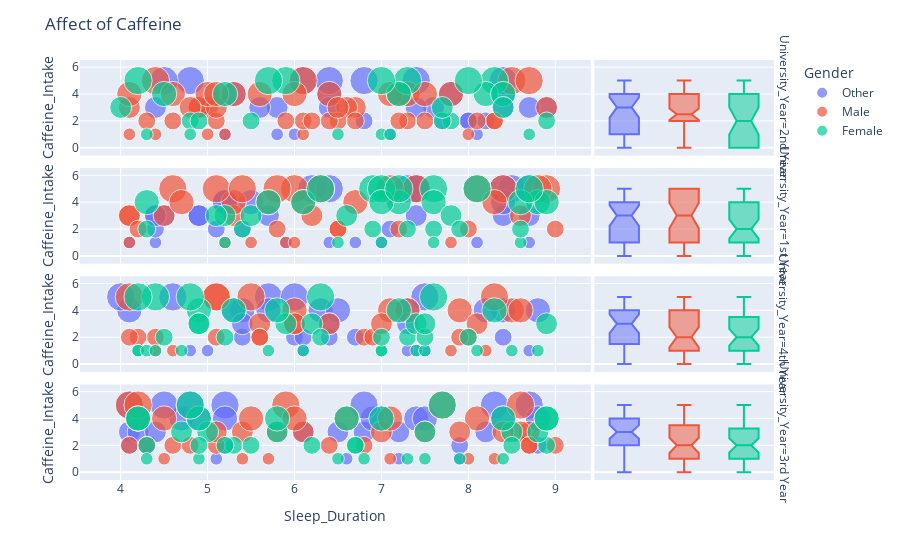

Write notebook code for a chart like this one.
### Markdown cell above
- **Male Students**:
  - The median study hours for males is 6.15 hours. This suggests that male students, on average, dedicate a significant amount of time to studying daily. Given their median sleep duration of 6.2 hours, the balance between study and sleep appears to be relatively even, though they might still fall short of the recommended sleep duration for optimal cognitive function.

- **Female Students**:
  - The median study hours for females is 5.3 hours. This indicates that female students, on average, spend slightly less time studying compared to their male counterparts. With a median sleep duration of 6.75 hours, it suggests that female students may prioritize sleep more than study time, potentially leading to better sleep quality and overall well-being.

### Conclusion:
The data shows that male students tend to spend more time studying than female students, which might be contributing to their shorter sleep duration. Female students, on the other hand, seem to have a better balance between sleep and study, with slightly less time dedicated to studying and more to sleep. This could potentially lead to better academic performance and mental health, as adequate sleep is known to improve cognitive functioning, memory retention, and stress management.

### Code cell
fig = px.scatter(
    dfc,
    y=dfc['Caffeine_Intake'],
    x=dfc['Sleep_Duration'],
    color=dfc['Gender'],
    size=dfc['Caffeine_Intake'],
    facet_row=dfc['University_Year'],
    marginal_y='box'
   
)

fig.update_layout(
    title='Affect of Caffeine',
    height=1000,
)
fig.show()

### Figure 1 — Plotly figure (JSON) as saved in the notebook; plotly's stock layout.template omitted (floating-point values rounded to 4 significant figures)
{"data": [{"hovertemplate": "Gender=Other<br>University_Year=2nd Year<br>Sleep_Duration=%{x}<br>Caffeine_Intake=%{marker.size}<extra></extra>", "legendgroup": "Other", "marker": {"color": "#636efa", "size": [2, 3, 1, 5, 0, 2, 1, 0, 5, 4, 3, 5, 1, 5, 4, 4, 3, 3, 4, 0, 0, 0, 5, 3, 2, 3, 2, 5, 3, 1, 0, 0, 1, 0, 5, 3, 2, 3, 0], "sizemode": "area", "sizeref": 0.0125, "symbol": "circle"}, "mode": "markers", "name": "Other", "orientation": "v", "showlegend": true, "type": "scatter", "x": [7.7, 5.8, 6, 4.8, 5.1, 8, 8.1, 8, 6.8, 5.3, 4.4, 7.4, 5.2, 4.5, 8.4, 6.4, 6.4, 5.6, 7.8, 4.6, 7.1, 7.5, 8.4, 7.6, 6.8, 8.4, 8.2, 6.1, 8.9, 5.8, 7.9, 7.9, 7.1, 7.1, 6.4, 7.4, 8, 8.7, 8.5], "xaxis": "x7", "y": [2, 3, 1, 5, 0, 2, 1, 0, 5, 4, 3, 5, 1, 5, 4, 4, 3, 3, 4, 0, 0, 0, 5, 3, 2, 3, 2, 5, 3, 1, 0, 0, 1, 0, 5, 3, 2, 3, 0], "yaxis": "y7"}, {"alignmentgroup": "True", "hovertemplate": "Gender=Other<br>University_Year=2nd Year<br>Caffeine_Intake=%{y}<extra></extra>", "legendgroup": "Other", "marker": {"color": "#636efa", "symbol": "circle"}, "name": "Other", "notched": true, "offsetgroup": "Other", "showlegend": false, "type": "box", "xaxis": "x8", "y": [2, 3, 1, 5, 0, 2, 1, 0, 5, 4, 3, 5, 1, 5, 4, 4, 3, 3, 4, 0, 0, 0, 5, 3, 2, 3, 2, 5, 3, 1, 0, 0, 1, 0, 5, 3, 2, 3, 0], "yaxis": "y8"}, {"hovertemplate": "Gender=Other<br>University_Year=1st Year<br>Sleep_Duration=%{x}<br>Caffeine_Intake=%{marker.size}<extra></extra>", "legendgroup": "Other", "marker": {"color": "#636efa", "size": [3, 3, 1, 5, 5, 4, 5, 2, 2, 3, 1, 1, 5, 3, 1, 5, 4, 0, 3, 5, 0, 1, 0, 4, 1, 2, 5, 3, 1, 5, 3, 3, 0, 2, 0, 3, 1, 4], "sizemode": "area", "sizeref": 0.0125, "symbol": "circle"}, "mode": "markers", "name": "Other", "orientation": "v", "showlegend": false, "type": "scatter", "x": [4.9, 4.9, 4.1, 7.4, 7.3, 5.5, 8.5, 7.1, 5.4, 8.4, 5.9, 6.4, 6.2, 4.4, 6.7, 6.4, 5.2, 8.9, 8.7, 8.7, 8.7, 7, 6.6, 8.4, 4.4, 5.1, 7.4, 5.7, 8.7, 8.4, 7.4, 4.5, 6.8, 4.4, 6.8, 4.4, 8.1, 5.2], "xaxis": "x5", "y": [3, 3, 1, 5, 5, 4, 5, 2, 2, 3, 1, 1, 5, 3, 1, 5, 4, 0, 3, 5, 0, 1, 0, 4, 1, 2, 5, 3, 1, 5, 3, 3, 0, 2, 0, 3, 1, 4], "yaxis": "y5"}, {"alignmentgroup": "True", "hovertemplate": "Gender=Other<br>University_Year=1st Year<br>Caffeine_Intake=%{y}<extra></extra>", "legendgroup": "Other", "marker": {"color": "#636efa", "symbol": "circle"}, "name": "Other", "notched": true, "offsetgroup": "Other", "showlegend": false, "type": "box", "xaxis": "x6", "y": [3, 3, 1, 5, 5, 4, 5, 2, 2, 3, 1, 1, 5, 3, 1, 5, 4, 0, 3, 5, 0, 1, 0, 4, 1, 2, 5, 3, 1, 5, 3, 3, 0, 2, 0, 3, 1, 4], "yaxis": "y6"}, {"hovertemplate": "Gender=Other<br>University_Year=4th Year<br>Sleep_Duration=%{x}<br>Caffeine_Intake=%{marker.size}<extra></extra>", "legendgroup": "Other", "marker": {"color": "#636efa", "size": [4, 1, 2, 4, 5, 1, 1, 2, 4, 4, 1, 5, 4, 2, 4, 2, 2, 1, 4, 4, 4, 4, 5, 3, 3, 1, 5, 1, 5, 3, 0, 2], "sizemode": "area", "sizeref": 0.0125, "symbol": "circle"}, "mode": "markers", "name": "Other", "orientation": "v", "showlegend": false, "type": "scatter", "x": [6.3, 5, 6.4, 4.1, 5.7, 8.7, 6.1, 5.4, 6.5, 5.4, 7.5, 7.5, 5.7, 8.4, 8.4, 6, 6.1, 7.4, 8.8, 5.3, 7.3, 8.2, 4, 5.4, 7.3, 4.8, 6, 7.3, 4.6, 6.4, 5, 6.7], "xaxis": "x3", "y": [4, 1, 2, 4, 5, 1, 1, 2, 4, 4, 1, 5, 4, 2, 4, 2, 2, 1, 4, 4, 4, 4, 5, 3, 3, 1, 5, 1, 5, 3, 0, 2], "yaxis": "y3"}, {"alignmentgroup": "True", "hovertemplate": "Gender=Other<br>University_Year=4th Year<br>Caffeine_Intake=%{y}<extra></extra>", "legendgroup": "Other", "marker": {"color": "#636efa", "symbol": "circle"}, "name": "Other", "notched": true, "offsetgroup": "Other", "showlegend": false, "type": "box", "xaxis": "x4", "y": [4, 1, 2, 4, 5, 1, 1, 2, 4, 4, 1, 5, 4, 2, 4, 2, 2, 1, 4, 4, 4, 4, 5, 3, 3, 1, 5, 1, 5, 3, 0, 2], "yaxis": "y4"}, {"hovertemplate": "Gender=Other<br>University_Year=3rd Year<br>Sleep_Duration=%{x}<br>Caffeine_Intake=%{marker.size}<extra></extra>", "legendgroup": "Other", "marker": {"color": "#636efa", "size": [3, 2, 3, 0, 3, 1, 1, 2, 3, 0, 3, 5, 4, 4, 5, 0, 4, 0, 3, 2, 4, 4, 5, 5, 1, 2, 5, 3, 5, 4, 4, 5, 1, 0, 4, 4, 2, 3, 4], "sizemode": "area", "sizeref": 0.0125, "symbol": "circle"}, "mode": "markers", "name": "Other", "orientation": "v", "showlegend": false, "type": "scatter", "x": [4.1, 8.8, 6.1, 9, 6.5, 7.9, 6.6, 4.1, 6.8, 6.2, 8.2, 4.1, 4.7, 7, 5.2, 8.6, 5.2, 5.4, 4.2, 5.2, 4.9, 6.9, 6.8, 8.3, 7.2, 7.9, 4.5, 7.2, 8.7, 8.8, 7.4, 4.8, 5.1, 5.3, 7.5, 4.2, 4.3, 4.4, 8.4], "xaxis": "x", "y": [3, 2, 3, 0, 3, 1, 1, 2, 3, 0, 3, 5, 4, 4, 5, 0, 4, 0, 3, 2, 4, 4, 5, 5, 1, 2, 5, 3, 5, 4, 4, 5, 1, 0, 4, 4, 2, 3, 4], "yaxis": "y"}, {"alignmentgroup": "True", "hovertemplate": "Gender=Other<br>University_Year=3rd Year<br>Caffeine_Intake=%{y}<extra></extra>", "legendgroup": "Other", "marker": {"color": "#636efa", "symbol": "circle"}, "name": "Other", "notched": true, "offsetgroup": "Other", "showlegend": false, "type": "box", "xaxis": "x2", "y": [3, 2, 3, 0, 3, 1, 1, 2, 3, 0, 3, 5, 4, 4, 5, 0, 4, 0, 3, 2, 4, 4, 5, 5, 1, 2, 5, 3, 5, 4, 4, 5, 1, 0, 4, 4, 2, 3, 4], "yaxis": "y2"}, {"hovertemplate": "Gender=Male<br>University_Year=2nd Year<br>Sleep_Duration=%{x}<br>Caffeine_Intake=%{marker.size}<extra></extra>", "legendgroup": "Male", "marker": {"color": "#EF553B", "size": [1, 1, 2, 4, 5, 3, 0, 3, 3, 1, 2, 3, 0, 3, 2, 2, 1, 2, 2, 4, 3, 5, 5, 2, 2, 3, 5, 2, 0, 2, 2, 2, 4, 0, 2, 4, 4, 0, 0, 4, 4, 4, 2, 4, 1, 4, 4, 3, 1, 4, 3, 2, 4, 3], "sizemode": "area", "sizeref": 0.0125, "symbol": "circle"}, "mode": "markers", "name": "Male", "orientation": "v", "showlegend": true, "type": "scatter", "x": [6.1, 5, 8.3, 7.3, 8.5, 5, 4.7, 4.1, 6.7, 4.1, 7.3, 4.9, 8, 4.9, 5.1, 8.3, 5.2, 4.6, 7.5, 7.1, 6.6, 8.7, 6.1, 6.1, 5.9, 5.1, 4.4, 4.3, 9, 6.7, 6.5, 6.4, 7.5, 7.1, 8.1, 5.3, 7.2, 6.7, 7.8, 4.1, 5.6, 6.4, 6.2, 7.8, 8, 4.6, 5, 6.5, 4.4, 6, 4.8, 7.2, 5.1, 8.9], "xaxis": "x7", "y": [1, 1, 2, 4, 5, 3, 0, 3, 3, 1, 2, 3, 0, 3, 2, 2, 1, 2, 2, 4, 3, 5, 5, 2, 2, 3, 5, 2, 0, 2, 2, 2, 4, 0, 2, 4, 4, 0, 0, 4, 4, 4, 2, 4, 1, 4, 4, 3, 1, 4, 3, 2, 4, 3], "yaxis": "y7"}, {"alignmentgroup": "True", "hovertemplate": "Gender=Male<br>University_Year=2nd Year<br>Caffeine_Intake=%{y}<extra></extra>", "legendgroup": "Male", "marker": {"color": "#EF553B", "symbol": "circle"}, "name": "Male", "notched": true, "offsetgroup": "Male", "showlegend": false, "type": "box", "xaxis": "x8", "y": [1, 1, 2, 4, 5, 3, 0, 3, 3, 1, 2, 3, 0, 3, 2, 2, 1, 2, 2, 4, 3, 5, 5, 2, 2, 3, 5, 2, 0, 2, 2, 2, 4, 0, 2, 4, 4, 0, 0, 4, 4, 4, 2, 4, 1, 4, 4, 3, 1, 4, 3, 2, 4, 3], "yaxis": "y8"}, {"hovertemplate": "Gender=Male<br>University_Year=1st Year<br>Sleep_Duration=%{x}<br>Caffeine_Intake=%{marker.size}<extra></extra>", "legendgroup": "Male", "marker": {"color": "#EF553B", "size": [5, 5, 3, 3, 4, 4, 1, 5, 4, 2, 2, 3, 0, 4, 3, 0, 1, 5, 1, 2, 2, 5, 5, 2, 1, 5, 0, 0, 1, 5, 5, 2, 3, 5, 2, 0, 0, 5, 3, 5, 0, 1, 4, 4], "sizemode": "area", "sizeref": 0.0125, "symbol": "circle"}, "mode": "markers", "name": "Male", "orientation": "v", "showlegend": false, "type": "scatter", "x": [6.3, 6, 4.1, 5.3, 5.3, 6.1, 5.9, 5.8, 5.7, 6.5, 5.8, 8.6, 4.7, 6.7, 4.1, 4.1, 7.8, 8.9, 5.2, 9, 7.2, 5.1, 8.4, 8, 6, 7.4, 5.3, 7.4, 4.1, 8.1, 4.6, 6.5, 4.5, 7.1, 4.2, 4.7, 6.3, 8.8, 6.2, 5.4, 8.8, 5.5, 8.3, 4.7], "xaxis": "x5", "y": [5, 5, 3, 3, 4, 4, 1, 5, 4, 2, 2, 3, 0, 4, 3, 0, 1, 5, 1, 2, 2, 5, 5, 2, 1, 5, 0, 0, 1, 5, 5, 2, 3, 5, 2, 0, 0, 5, 3, 5, 0, 1, 4, 4], "yaxis": "y5"}, {"alignmentgroup": "True", "hovertemplate": "Gender=Male<br>University_Year=1st Year<br>Caffeine_Intake=%{y}<extra></extra>", "legendgroup": "Male", "marker": {"color": "#EF553B", "symbol": "circle"}, "name": "Male", "notched": true, "offsetgroup": "Male", "showlegend": false, "type": "box", "xaxis": "x6", "y": [5, 5, 3, 3, 4, 4, 1, 5, 4, 2, 2, 3, 0, 4, 3, 0, 1, 5, 1, 2, 2, 5, 5, 2, 1, 5, 0, 0, 1, 5, 5, 2, 3, 5, 2, 0, 0, 5, 3, 5, 0, 1, 4, 4], "yaxis": "y6"}, {"hovertemplate": "Gender=Male<br>University_Year=4th Year<br>Sleep_Duration=%{x}<br>Caffeine_Intake=%{marker.size}<extra></extra>", "legendgroup": "Male", "marker": {"color": "#EF553B", "size": [5, 0, 4, 0, 2, 0, 1, 0, 3, 3, 0, 2, 0, 2, 2, 4, 3, 4, 4, 0, 3, 2, 4, 5, 5, 4, 1, 5, 0, 1, 5, 1, 0, 2, 2, 2, 3, 3, 2, 2], "sizemode": "area", "sizeref": 0.0125, "symbol": "circle"}, "mode": "markers", "name": "Male", "orientation": "v", "showlegend": false, "type": "scatter", "x": [5.1, 4.7, 8.5, 5, 6.8, 6.8, 4.4, 6.9, 6, 6.4, 4.7, 6.9, 7.3, 4.4, 5.1, 7.9, 8.1, 7.3, 8.6, 8.2, 5.6, 4.2, 7.1, 5.5, 5.1, 6, 4.6, 8.3, 8, 7.8, 4.1, 8.2, 6.2, 8, 5.6, 4.1, 6, 7, 7.9, 5.6], "xaxis": "x3", "y": [5, 0, 4, 0, 2, 0, 1, 0, 3, 3, 0, 2, 0, 2, 2, 4, 3, 4, 4, 0, 3, 2, 4, 5, 5, 4, 1, 5, 0, 1, 5, 1, 0, 2, 2, 2, 3, 3, 2, 2], "yaxis": "y3"}, {"alignmentgroup": "True", "hovertemplate": "Gender=Male<br>University_Year=4th Year<br>Caffeine_Intake=%{y}<extra></extra>", "legendgroup": "Male", "marker": {"color": "#EF553B", "symbol": "circle"}, "name": "Male", "notched": true, "offsetgroup": "Male", "showlegend": false, "type": "box", "xaxis": "x4", "y": [5, 0, 4, 0, 2, 0, 1, 0, 3, 3, 0, 2, 0, 2, 2, 4, 3, 4, 4, 0, 3, 2, 4, 5, 5, 4, 1, 5, 0, 1, 5, 1, 0, 2, 2, 2, 3, 3, 2, 2], "yaxis": "y4"}, {"hovertemplate": "Gender=Male<br>University_Year=3rd Year<br>Sleep_Duration=%{x}<br>Caffeine_Intake=%{marker.size}<extra></extra>", "legendgroup": "Male", "marker": {"color": "#EF553B", "size": [3, 5, 0, 2, 3, 3, 2, 0, 3, 4, 2, 1, 0, 2, 4, 2, 4, 2, 0, 1, 2, 3, 5, 3, 3, 2, 4, 0, 3, 2, 5, 4, 4, 0, 1, 1, 3, 4, 3, 1, 2, 0, 5, 5, 0, 0, 1, 0], "sizemode": "area", "sizeref": 0.0125, "symbol": "circle"}, "mode": "markers", "name": "Male", "orientation": "v", "showlegend": false, "type": "scatter", "x": [8.7, 5.9, 8.3, 4.1, 5.4, 8.6, 4.6, 5, 7, 6.6, 6.8, 4.5, 7.5, 8.7, 4.2, 8.7, 8.1, 4.3, 5.6, 7.1, 9, 8.4, 4.1, 7.9, 5.8, 5.1, 4.5, 8.3, 7.5, 4.8, 7.7, 7.1, 5.5, 7.7, 8, 5.4, 6.1, 6, 5.1, 8.3, 6.4, 8.3, 4.2, 8.6, 4.5, 7.7, 5.7, 7.9], "xaxis": "x", "y": [3, 5, 0, 2, 3, 3, 2, 0, 3, 4, 2, 1, 0, 2, 4, 2, 4, 2, 0, 1, 2, 3, 5, 3, 3, 2, 4, 0, 3, 2, 5, 4, 4, 0, 1, 1, 3, 4, 3, 1, 2, 0, 5, 5, 0, 0, 1, 0], "yaxis": "y"}, {"alignmentgroup": "True", "hovertemplate": "Gender=Male<br>University_Year=3rd Year<br>Caffeine_Intake=%{y}<extra></extra>", "legendgroup": "Male", "marker": {"color": "#EF553B", "symbol": "circle"}, "name": "Male", "notched": true, "offsetgroup": "Male", "showlegend": false, "type": "box", "xaxis": "x2", "y": [3, 5, 0, 2, 3, 3, 2, 0, 3, 4, 2, 1, 0, 2, 4, 2, 4, 2, 0, 1, 2, 3, 5, 3, 3, 2, 4, 0, 3, 2, 5, 4, 4, 0, 1, 1, 3, 4, 3, 1, 2, 0, 5, 5, 0, 0, 1, 0], "yaxis": "y2"}, {"hovertemplate": "Gender=Female<br>University_Year=2nd Year<br>Sleep_Duration=%{x}<br>Caffeine_Intake=%{marker.size}<extra></extra>", "legendgroup": "Female", "marker": {"color": "#00cc96", "size": [1, 0, 0, 5, 0, 4, 4, 0, 2, 5, 4, 0, 5, 2, 2, 2, 1, 5, 0, 4, 2, 0, 5, 4, 3, 3, 2, 0, 5, 1, 1, 5, 0, 0, 1, 3, 1, 0], "sizemode": "area", "sizeref": 0.0125, "symbol": "circle"}, "mode": "markers", "name": "Female", "orientation": "v", "showlegend": true, "type": "scatter", "x": [6.5, 7.2, 4.8, 7.3, 4.9, 4.5, 5.2, 6, 7.8, 8.3, 7.2, 8.1, 4.2, 4.8, 7.7, 5.5, 8.7, 7, 7.7, 8.2, 8.9, 7.6, 8, 8.4, 7.7, 8.4, 4.9, 7.8, 5.9, 7, 4.3, 5.7, 9, 4.7, 7.1, 4, 4.8, 4.9], "xaxis": "x7", "y": [1, 0, 0, 5, 0, 4, 4, 0, 2, 5, 4, 0, 5, 2, 2, 2, 1, 5, 0, 4, 2, 0, 5, 4, 3, 3, 2, 0, 5, 1, 1, 5, 0, 0, 1, 3, 1, 0], "yaxis": "y7"}, {"alignmentgroup": "True", "hovertemplate": "Gender=Female<br>University_Year=2nd Year<br>Caffeine_Intake=%{y}<extra></extra>", "legendgroup": "Female", "marker": {"color": "#00cc96", "symbol": "circle"}, "name": "Female", "notched": true, "offsetgroup": "Female", "showlegend": false, "type": "box", "xaxis": "x8", "y": [1, 0, 0, 5, 0, 4, 4, 0, 2, 5, 4, 0, 5, 2, 2, 2, 1, 5, 0, 4, 2, 0, 5, 4, 3, 3, 2, 0, 5, 1, 1, 5, 0, 0, 1, 3, 1, 0], "yaxis": "y8"}, {"hovertemplate": "Gender=Female<br>University_Year=1st Year<br>Sleep_Duration=%{x}<br>Caffeine_Intake=%{marker.size}<extra></extra>", "legendgroup": "Female", "marker": {"color": "#00cc96", "size": [1, 5, 0, 4, 2, 4, 2, 0, 1, 5, 0, 4, 1, 5, 4, 3, 2, 4, 4, 4, 3, 2, 0, 0, 0, 3, 2, 4, 2, 0, 3, 5, 2, 0, 1, 0, 5, 0, 1, 4, 5, 5, 3], "sizemode": "area", "sizeref": 0.0125, "symbol": "circle"}, "mode": "markers", "name": "Female", "orientation": "v", "showlegend": false, "type": "scatter", "x": [8.6, 6.9, 4.4, 4.3, 5.4, 7.2, 7.6, 5.2, 5.2, 7.6, 8.2, 6.1, 7, 7, 7, 5.2, 7.3, 7.6, 8.8, 8.6, 5.5, 8.6, 4.8, 4.4, 5.7, 7.8, 6.9, 8.9, 7.9, 5.4, 5.1, 8.7, 4.3, 6.9, 6.5, 6.6, 7.2, 7.5, 7.6, 5.7, 8.1, 6.3, 6.6], "xaxis": "x5", "y": [1, 5, 0, 4, 2, 4, 2, 0, 1, 5, 0, 4, 1, 5, 4, 3, 2, 4, 4, 4, 3, 2, 0, 0, 0, 3, 2, 4, 2, 0, 3, 5, 2, 0, 1, 0, 5, 0, 1, 4, 5, 5, 3], "yaxis": "y5"}, {"alignmentgroup": "True", "hovertemplate": "Gender=Female<br>University_Year=1st Year<br>Caffeine_Intake=%{y}<extra></extra>", "legendgroup": "Female", "marker": {"color": "#00cc96", "symbol": "circle"}, "name": "Female", "notched": true, "offsetgroup": "Female", "showlegend": false, "type": "box", "xaxis": "x6", "y": [1, 5, 0, 4, 2, 4, 2, 0, 1, 5, 0, 4, 1, 5, 4, 3, 2, 4, 4, 4, 3, 2, 0, 0, 0, 3, 2, 4, 2, 0, 3, 5, 2, 0, 1, 0, 5, 0, 1, 4, 5, 5, 3], "yaxis": "y6"}, {"hovertemplate": "Gender=Female<br>University_Year=4th Year<br>Sleep_Duration=%{x}<br>Caffeine_Intake=%{marker.size}<extra></extra>", "legendgroup": "Female", "marker": {"color": "#00cc96", "size": [4, 1, 1, 5, 2, 3, 1, 5, 1, 3, 1, 3, 2, 4, 1, 2, 5, 3, 0, 2, 4, 2, 1, 4, 1, 1, 1, 1, 1, 5, 3, 4, 5, 3, 1, 1, 2, 2, 3, 0], "sizemode": "area", "sizeref": 0.0125, "symbol": "circle"}, "mode": "markers", "name": "Female", "orientation": "v", "showlegend": false, "type": "scatter", "x": [4.9, 7, 4.2, 6.3, 4.5, 5.9, 8.5, 7.6, 7, 6.2, 4.2, 8.9, 8, 5.8, 6.1, 6.3, 4.8, 4.9, 8.1, 7, 5.3, 7.3, 8.1, 8.3, 8.8, 5.7, 7.4, 4.3, 7.5, 4.4, 7.4, 7.2, 4.2, 4.9, 4.7, 4.4, 7.5, 5.2, 7.5, 4.3], "xaxis": "x3", "y": [4, 1, 1, 5, 2, 3, 1, 5, 1, 3, 1, 3, 2, 4, 1, 2, 5, 3, 0, 2, 4, 2, 1, 4, 1, 1, 1, 1, 1, 5, 3, 4, 5, 3, 1, 1, 2, 2, 3, 0], "yaxis": "y3"}, {"alignmentgroup": "True", "hovertemplate": "Gender=Female<br>University_Year=4th Year<br>Caffeine_Intake=%{y}<extra></extra>", "legendgroup": "Female", "marker": {"color": "#00cc96", "symbol": "circle"}, "name": "Female", "notched": true, "offsetgroup": "Female", "showlegend": false, "type": "box", "xaxis": "x4", "y": [4, 1, 1, 5, 2, 3, 1, 5, 1, 3, 1, 3, 2, 4, 1, 2, 5, 3, 0, 2, 4, 2, 1, 4, 1, 1, 1, 1, 1, 5, 3, 4, 5, 3, 1, 1, 2, 2, 3, 0], "yaxis": "y4"}, {"hovertemplate": "Gender=Female<br>University_Year=3rd Year<br>Sleep_Duration=%{x}<br>Caffeine_Intake=%{marker.size}<extra></extra>", "legendgroup": "Female", "marker": {"color": "#00cc96", "size": [1, 3, 2, 0, 2, 3, 4, 2, 2, 3, 0, 2, 4, 1, 0, 5, 4, 1, 0, 1, 2, 1, 4, 3, 2, 1, 3, 1, 0, 1, 0, 5, 4, 2, 3, 2, 0, 0, 0, 4, 4, 4, 2, 4, 0], "sizemode": "area", "sizeref": 0.0125, "symbol": "circle"}, "mode": "markers", "name": "Female", "orientation": "v", "showlegend": false, "type": "scatter", "x": [7.3, 4.7, 4.3, 7.7, 6.2, 5, 4.9, 5.3, 5.5, 8.5, 5.3, 8.9, 6.6, 4.9, 8.6, 7.7, 4.2, 4.3, 8, 7.5, 4.9, 6.8, 7, 5.8, 5.2, 7.9, 8.8, 6.5, 4.4, 8.4, 8.4, 4.8, 8.9, 6.7, 7.5, 8.5, 6.4, 6.3, 4.2, 8.9, 5.8, 4.2, 6.7, 8.4, 8], "xaxis": "x", "y": [1, 3, 2, 0, 2, 3, 4, 2, 2, 3, 0, 2, 4, 1, 0, 5, 4, 1, 0, 1, 2, 1, 4, 3, 2, 1, 3, 1, 0, 1, 0, 5, 4, 2, 3, 2, 0, 0, 0, 4, 4, 4, 2, 4, 0], "yaxis": "y"}, {"alignmentgroup": "True", "hovertemplate": "Gender=Female<br>University_Year=3rd Year<br>Caffeine_Intake=%{y}<extra></extra>", "legendgroup": "Female", "marker": {"color": "#00cc96", "symbol": "circle"}, "name": "Female", "notched": true, "offsetgroup": "Female", "showlegend": false, "type": "box", "xaxis": "x2", "y": [1, 3, 2, 0, 2, 3, 4, 2, 2, 3, 0, 2, 4, 1, 0, 5, 4, 1, 0, 1, 2, 1, 4, 3, 2, 1, 3, 1, 0, 1, 0, 5, 4, 2, 3, 2, 0, 0, 0, 4, 4, 4, 2, 4, 0], "yaxis": "y2"}], "layout": {"annotations": [{"font": {}, "showarrow": false, "text": "University_Year=3rd Year", "textangle": 90, "x": 0.98, "xanchor": "left", "xref": "paper", "y": 0.1138, "yanchor": "middle", "yref": "paper"}, {"font": {}, "showarrow": false, "text": "University_Year=4th Year", "textangle": 90, "x": 0.98, "xanchor": "left", "xref": "paper", "y": 0.3712, "yanchor": "middle", "yref": "paper"}, {"font": {}, "showarrow": false, "text": "University_Year=1st Year", "textangle": 90, "x": 0.98, "xanchor": "left", "xref": "paper", "y": 0.6288, "yanchor": "middle", "yref": "paper"}, {"font": {}, "showarrow": false, "text": "University_Year=2nd Year", "textangle": 90, "x": 0.98, "xanchor": "left", "xref": "paper", "y": 0.8862, "yanchor": "middle", "yref": "paper"}], "autosize": true, "legend": {"itemsizing": "constant", "title": {"text": "Gender"}, "tracegroupgap": 0}, "margin": {"t": 60}, "title": {"text": "Affect of Caffeine"}, "xaxis": {"anchor": "y", "autorange": true, "domain": [0, 0.7215], "range": [3.441, 9.464], "title": {"text": "Sleep_Duration"}, "type": "linear"}, "xaxis2": {"anchor": "y2", "autorange": true, "domain": [0.7265, 0.98], "matches": "x2", "range": [-0.5, 2.5], "showgrid": false, "showline": false, "showticklabels": false, "ticks": "", "type": "category"}, "xaxis3": {"anchor": "y3", "autorange": true, "domain": [0, 0.7215], "matches": "x", "range": [3.441, 9.464], "showticklabels": false, "type": "linear"}, "xaxis4": {"anchor": "y4", "autorange": true, "domain": [0.7265, 0.98], "matches": "x2", "range": [-0.5, 2.5], "showgrid": false, "showline": false, "showticklabels": false, "ticks": "", "type": "category"}, "xaxis5": {"anchor": "y5", "autorange": true, "domain": [0, 0.7215], "matches": "x", "range": [3.441, 9.464], "showticklabels": false, "type": "linear"}, "xaxis6": {"anchor": "y6", "autorange": true, "domain": [0.7265, 0.98], "matches": "x2", "range": [-0.5, 2.5], "showgrid": false, "showline": false, "showticklabels": false, "ticks": "", "type": "category"}, "xaxis7": {"anchor": "y7", "autorange": true, "domain": [0, 0.7215], "matches": "x", "range": [3.441, 9.464], "showticklabels": false, "type": "linear"}, "xaxis8": {"anchor": "y8", "autorange": true, "domain": [0.7265, 0.98], "matches": "x2", "range": [-0.5, 2.5], "showgrid": false, "showline": false, "showticklabels": false, "ticks": "", "type": "category"}, "yaxis": {"anchor": "x", "autorange": true, "domain": [0, 0.2275], "range": [-0.4064, 5.814], "title": {"text": "Caffeine_Intake"}, "type": "linear"}, "yaxis2": {"anchor": "x2", "autorange": true, "domain": [0, 0.2275], "matches": "y", "range": [-0.4064, 5.814], "showgrid": true, "showticklabels": false, "type": "linear"}, "yaxis3": {"anchor": "x3", "autorange": true, "domain": [0.2575, 0.485], "matches": "y", "range": [-0.4064, 5.814], "title": {"text": "Caffeine_Intake"}, "type": "linear"}, "yaxis4": {"anchor": "x4", "autorange": true, "domain": [0.2575, 0.485], "matches": "y", "range": [-0.4064, 5.814], "showgrid": true, "showticklabels": false, "type": "linear"}, "yaxis5": {"anchor": "x5", "autorange": true, "domain": [0.515, 0.7425], "matches": "y", "range": [-0.4064, 5.814], "title": {"text": "Caffeine_Intake"}, "type": "linear"}, "yaxis6": {"anchor": "x6", "autorange": true, "domain": [0.515, 0.7425], "matches": "y", "range": [-0.4064, 5.814], "showgrid": true, "showticklabels": false, "type": "linear"}, "yaxis7": {"anchor": "x7", "autorange": true, "domain": [0.7725, 1], "matches": "y", "range": [-0.4064, 5.814], "title": {"text": "Caffeine_Intake"}, "type": "linear"}, "yaxis8": {"anchor": "x8", "autorange": true, "domain": [0.7725, 1], "matches": "y", "range": [-0.4064, 5.814], "showgrid": true, "showticklabels": false, "type": "linear"}}}
